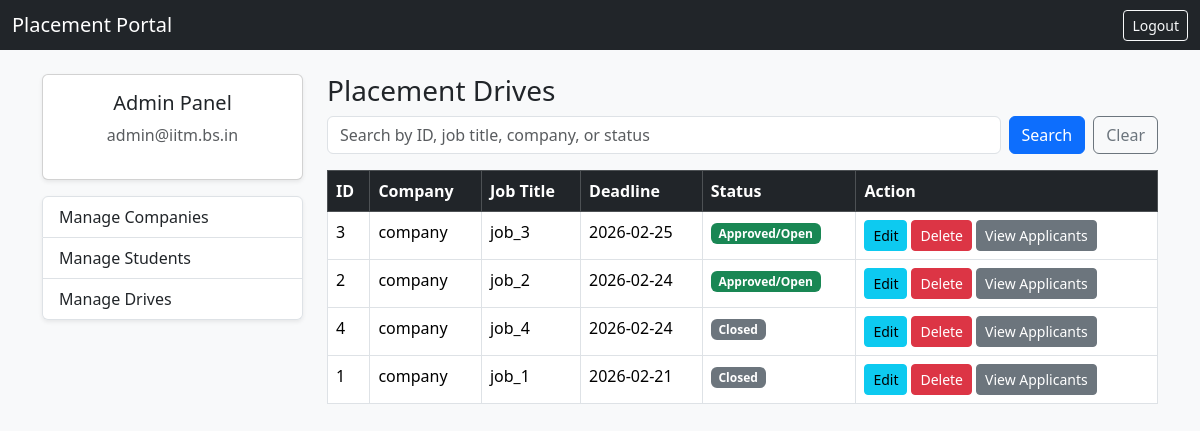
The page /admin/drives (signed in) on the database as committed earlier.
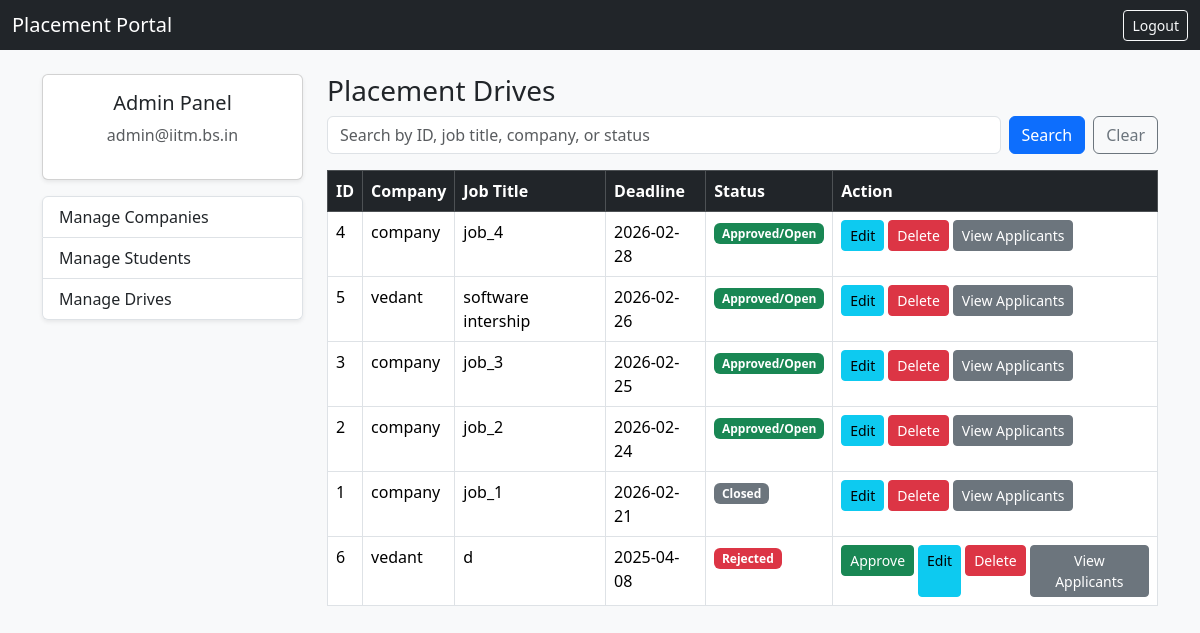
The same page on the database as committed later.
### dp.py (models this page shows)
class User(UserMixin, db.Model):
    __tablename__ = "users"
    id = db.Column(db.Integer, primary_key=True)
    email = db.Column(db.String(120), unique=True, nullable=False)
    password = db.Column(db.String(200), nullable=False)
    role = db.Column(db.String(20), nullable=False)
    student_profile = db.relationship(
        "Student", backref="user"
    )
    company_profile = db.relationship(
        "Company", backref="user"
    )

class PlacementDrive(db.Model):
    __tablename__ = "placement_drives"
    id = db.Column(db.Integer, primary_key=True)
    company_id = db.Column(
        db.Integer, db.ForeignKey("companies.id"), nullable=False
    )
    job_title = db.Column(db.String(150), nullable=False)
    job_description = db.Column(db.String(2000))
    eligibility = db.Column(db.String(2000))
    deadline = db.Column(db.Date)
    status = db.Column(db.String(20), default="Pending")
    company = db.relationship("Company", backref="drives")
    applications = db.relationship("Application", backref="drive", cascade="all, delete" )

class Company(db.Model):
    __tablename__ = "companies"
    id = db.Column(db.Integer, primary_key=True)
    user_id = db.Column(
        db.Integer, db.ForeignKey("users.id"), nullable=False
    )
    company_name = db.Column(db.String(150), nullable=False)
    hr_contact = db.Column(db.String(100))
    website = db.Column(db.String(150))
    status = db.Column(db.String(20), default="Pending")
    blacklisted = db.Column(db.Boolean, default=False)

### app.py (the view, shortened to what this page needs)
@app.route("/admin/drives")
@login_required
def admin_drives():
    if current_user.role != "admin":
        abort(403)
    search_query = request.args.get("q", "").strip()
    query = PlacementDrive.query.join(Company, PlacementDrive.company_id == Company.id)
    drives = query.order_by(PlacementDrive.deadline.desc()).all()
    update_status_for_drives(drives)
    drives = query.order_by(PlacementDrive.deadline.desc()).all()
    return render_template(
        "admin_drive.html",
        drives=drives,
        search_query=search_query
    )

### app.py (called while the page is built)
@login_manager.user_loader
def load_user(user_id):
    return User.query.get(int(user_id))

def update_status_for_drives(drives):
    today = datetime.today().date()
    for drive in drives:
        if drive.status == "Open" and drive.deadline < today:
            drive.status = "Closed"
        if drive.status == "Closed" and drive.deadline > today:
            drive.status = "Open"
    db.session.commit()

### templates/admin_drive.html (shortened to what this page needs)
{% extends "admin.html" %}
{% block admin_content %}
<h3>Placement Drives</h3>
<form method="GET" action="/admin/drives" class="d-flex gap-2 mb-3">
    <input
        type="text"
        name="q"
        value="{{ search_query if search_query else '' }}"
        class="form-control"
        placeholder="Search by ID, job title, company, or status">
    <button class="btn btn-primary" type="submit">Search</button>
    <a href="/admin/drives" class="btn btn-outline-secondary">Clear</a>
</form>
<table class="table table-bordered">
    <thead class="table-dark">
        <tr>
            <th>ID</th>
            <th>Company</th>
            <th>Job Title</th>
            <th>Deadline</th>
            <th>Status</th>
            <th>Action</th>
        </tr>
    </thead>
    <tbody>
        {% for drive in drives %}
        <tr>
            <td>{{ drive.id }}</td>
            <td>{{ drive.company.company_name }}</td>
            <td>{{ drive.job_title }}</td>
            <td>{{ drive.deadline }}</td>
            <td>
                {% if drive.status == "Pending" %}
                <span class="badge bg-warning">Pending</span>
                {% elif drive.status == "Open" %}
                <span class="badge bg-success">Approved/Open</span>
                {% elif drive.status == "Closed" %}
                <span class="badge bg-secondary">Closed</span>
                {% elif drive.status == "Rejected" %}
                <span class="badge bg-danger">Rejected</span>
                {% endif %}
            </td>
            <td>
                <div class="d-flex flex-row gap-1">
                {% if drive.status == "Pending" %}
                <form method="POST" action="/admin/drives/approve/{{ drive.id }}">
                    <button class="btn btn-sm btn-success">Approve</button>
                </form>
                <form method="POST" action="/admin/drives/reject/{{ drive.id }}">
                    <button class="btn btn-sm btn-outline-danger">Reject</button>
                </form>
                {% elif drive.status == "Rejected" %}
                <form method="POST" action="/admin/drives/approve/{{ drive.id }}">
                    <button class="btn btn-sm btn-success">Approve</button>
                </form>
                {% endif %}
                <a href="/admin/drives/edit/{{ drive.id }}" class="btn btn-sm btn-info">Edit</a>
                <form method="POST" action="/admin/drives/delete/{{ drive.id }}">
                    <button class="btn btn-sm btn-danger" onclick="return confirm('Delete this drive and all its applications?');">
                        Delete
                    </button>
                </form>
                <a href="/admin/drives/{{ drive.id }}/applications" class="btn btn-sm btn-secondary">
                    View Applicants
                </a>
                </div>
            </td>
        </tr>
        {% else %}
        <tr>
            <td colspan="6" class="text-center">No drives found</td>
        </tr>
        {% endfor %}
    </tbody>
</table>
{% endblock %}

### templates/admin.html (shortened to what this page needs)
{% extends "index.html" %}
{% block content %}
<div class="row">
    <div class="col-md-3">
        <div class="card shadow-sm mb-3">
            <div class="card-body text-center">
                <h5 class="card-title">Admin Panel</h5>
                <p class="text-muted">
                    {{ current_user.email }}
                </p>
            </div>
        </div>
        <div class="list-group shadow-sm">
            <a href="/admin/companies" class="list-group-item list-group-item-action">
                Manage Companies
            </a>
            <a href="/admin/students" class="list-group-item list-group-item-action">
                Manage Students
            </a>
            <a href="/admin/drives" class="list-group-item list-group-item-action">
                Manage Drives
            </a>
        </div>
    </div>
    <div class="col-md-9">
        {% block admin_content %}{% endblock %}
    </div>
</div>
{% endblock %}

### templates/index.html (shortened to what this page needs)
<!DOCTYPE html>
<html lang="en">
<head>
    <link href="https://cdn.jsdelivr.net/npm/bootstrap@5.3.2/dist/css/bootstrap.min.css" rel="stylesheet">
</head>
<body class="bg-light">
    <nav class="navbar navbar-dark bg-dark">
        <div class="container-fluid">
            <span class="navbar-brand mb-0 h1">Placement Portal</span>
            <div class="d-flex ms-auto">
                {% if current_user.is_authenticated %}
                <a href="/logout" class="btn btn-outline-light btn-sm">
                    Logout
                </a>
                {% endif %}
            </div>
    </nav>
    <div class="container mt-4">
        {% block content %}{% endblock %}
    </div>
</body>
</html>

Rows that differ between the two databases and show on the page:
changed PlacementDrive "job_4": deadline "2026-02-24" → "2026-02-28"; status "Closed" → "Approved/Open"; moves up the list
added PlacementDrive: id "5", company.company_name "vedant", job_title "software intership", deadline "2026-02-26", status "Approved/Open"
added PlacementDrive: id "6", company.company_name "vedant", job_title "d", deadline "2025-04-08", status "Rejected"
